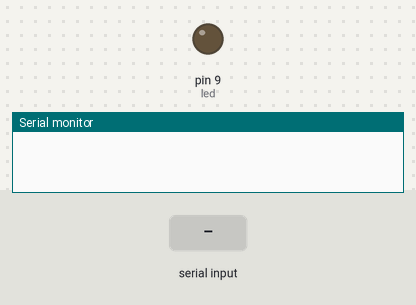
This sketch was run on a simulated Arduino Uno, built with avr-gcc and run on an emulated ATmega328P. Parts: output pins drawn as LEDs (lit = HIGH), the last lines printed to the serial monitor. Dashed ring = blinking. The inputs (shaded band) are chosen by the test bench.

Above: at 0.01 s.
At 1.3 s:
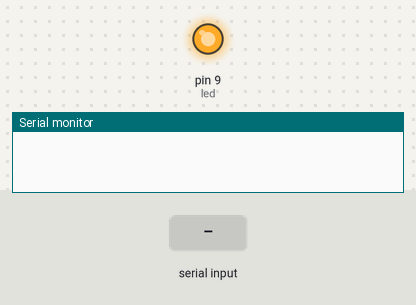
1.4 s: "1" received over Serial
At 1.8 s:
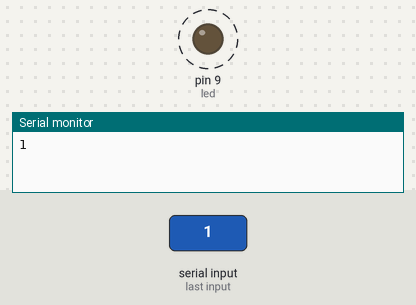
4.4 s: "h" received over Serial
Timing chart, 0 to 13.4 s (numbered marks = the images above; inputs shaded):
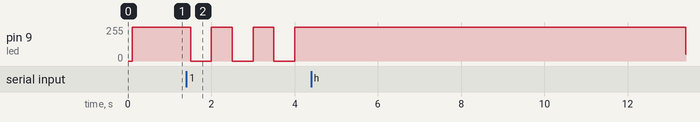

Measured:
- after the input at 1.4 s, pin 9 (led): alternates 255/255 for 0.50 s and 0/255 for 0.50 s, starting after 0.10 s

The sketch:

test.ino
```cpp
int led = 9;
int duty = 0;

void setup(){
	pinMode(led, OUTPUT);

	Serial.begin(115200);

	delay(100);
}

void loop(){
	static char recData;
	if (Serial.available()){
		recData = Serial.read();
		Serial.println(recData);
		delay(100);
	}
	if (recData == '0'){
		digitalWrite(led, LOW);
	}
	else if (recData == '1'){
		digitalWrite(led, LOW);
		delay(500);
		digitalWrite(led, HIGH);
		delay(500);
	}
	else if (recData == 'h'){
		analogWrite(led, duty++);
		delay(5);
		if (duty > 200) duty = 0;
	}
	else{
		digitalWrite(led, HIGH);
	}
	delay(1);
}
```
